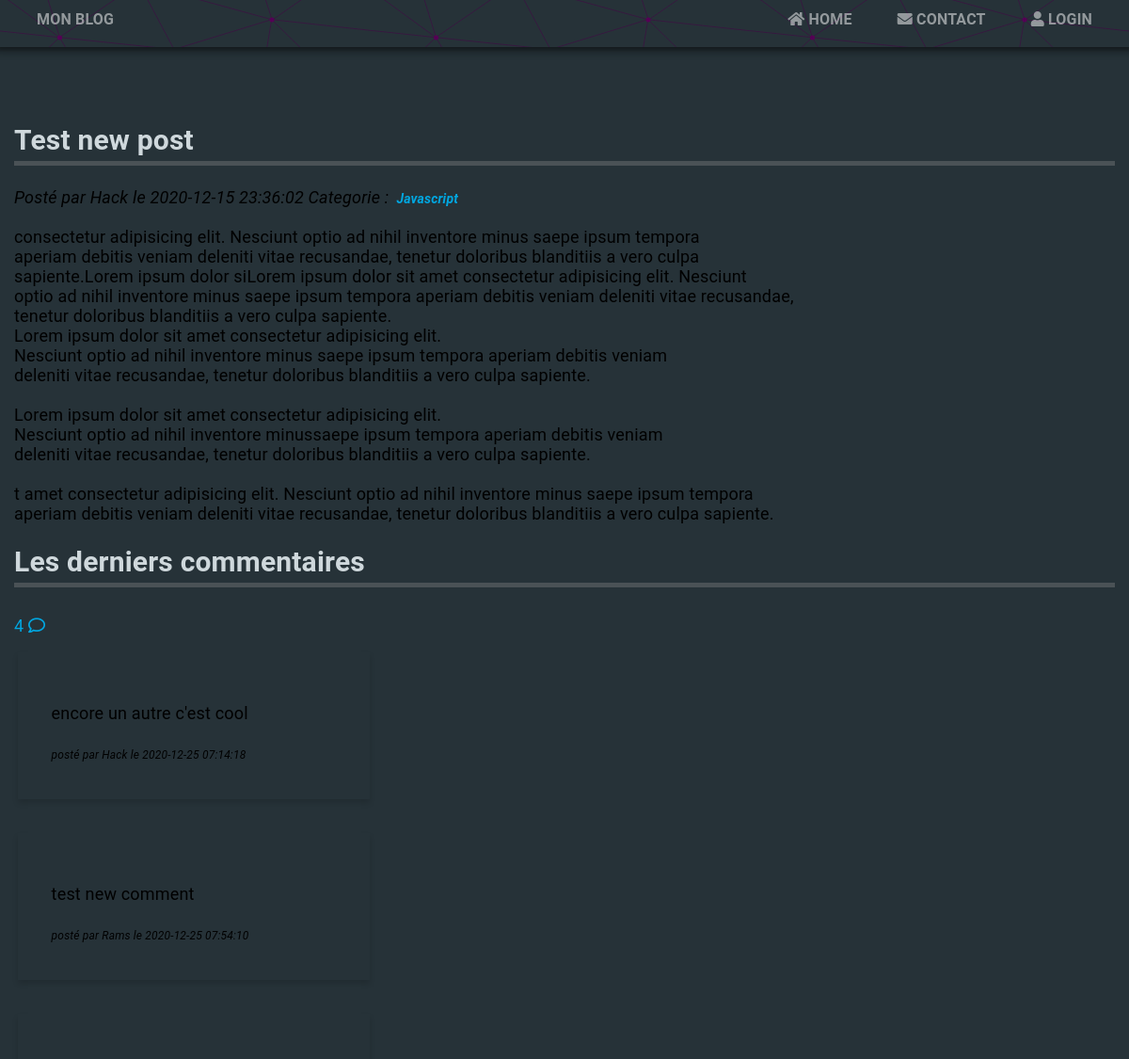
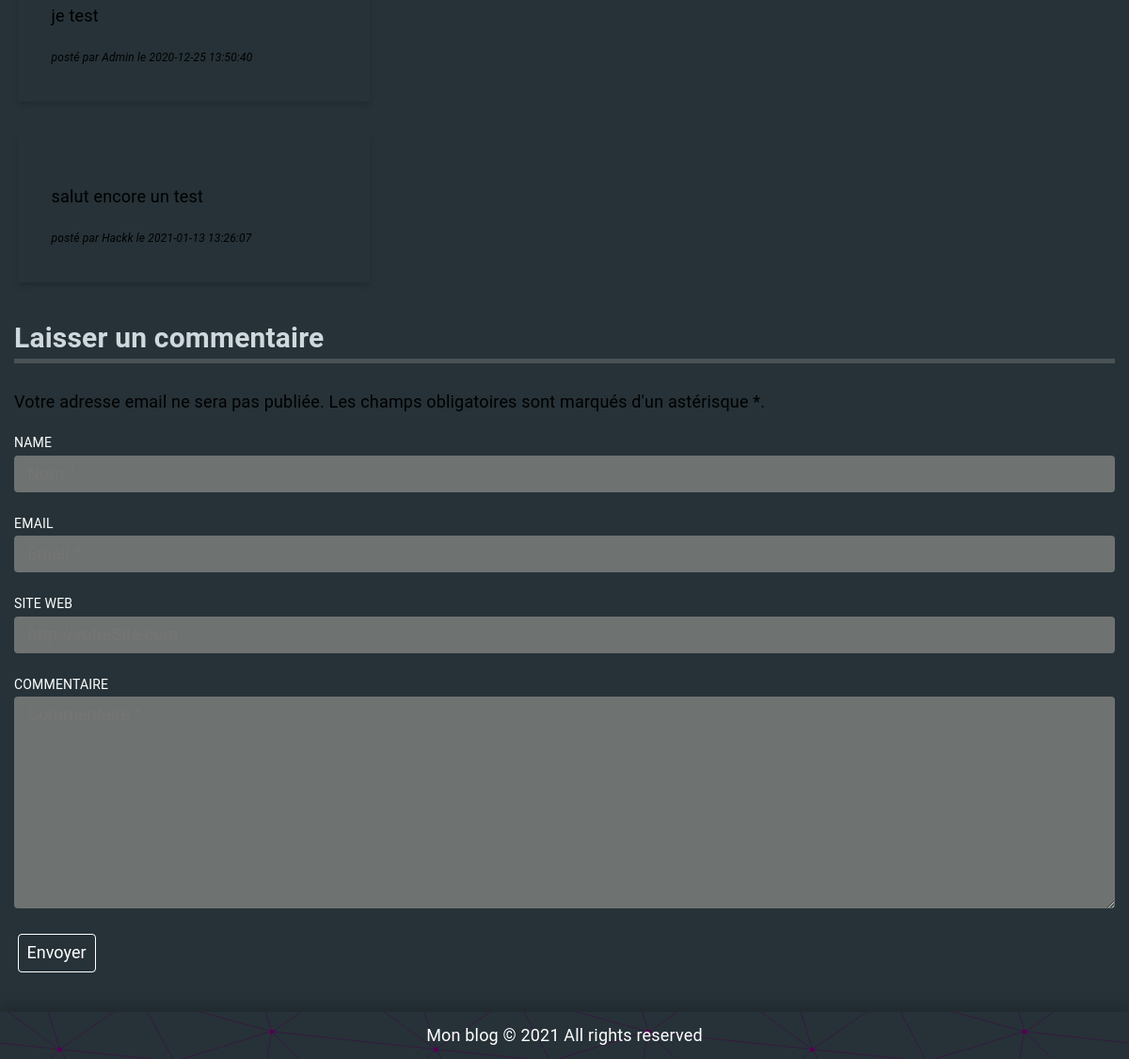
The page /showpost.php?id=106 on the database its author committed (2 pictures, top to bottom).
### tables this page shows
CREATE TABLE `posts` (
  `id` int(11) UNSIGNED NOT NULL,
  `title` varchar(100) NOT NULL,
  `content` text NOT NULL,
  `author_id` int(10) UNSIGNED NOT NULL,
  `category_id` int(10) UNSIGNED NOT NULL,
  `created` datetime NOT NULL,
  `updated` datetime DEFAULT NULL,
  `published` tinyint(4) DEFAULT NULL
);

CREATE TABLE `authors` (
  `id` int(11) UNSIGNED NOT NULL,
  `authorName` varchar(60) NOT NULL,
  `authorEmail` varchar(100) NOT NULL
);

CREATE TABLE `categories` (
  `id` int(11) UNSIGNED NOT NULL,
  `categoryName` varchar(50) NOT NULL
);

CREATE TABLE `comments` (
  `id` int(11) UNSIGNED NOT NULL,
  `name` varchar(60) NOT NULL,
  `content` text NOT NULL,
  `created` datetime NOT NULL,
  `updated` datetime DEFAULT NULL,
  `post_id` int(10) UNSIGNED NOT NULL,
  `email` varchar(100) NOT NULL,
  `ip` varchar(100) DEFAULT NULL,
  `url` varchar(200) DEFAULT NULL,
  `agent` varchar(255) DEFAULT NULL,
  `website` varchar(100) DEFAULT NULL,
  `approuved` tinyint(1) DEFAULT NULL
);

### inc/utils.php (called while the page is built, shortened)
<?php
function isAuthenticated()
{
    return isset($_SESSION['auth']) && $_SESSION['auth'] == true;
}
function validate(string $args)
{
    return htmlspecialchars($args, ENT_QUOTES, 'UTF-8');
}

### inc/DatabaseConnection.php (called while the page is built)
<?php
function getDatabase()
{
    try {
        $pdo = new PDO('mysql:host=localhost;dbname=project_blog;charset=utf8', 'root', 'root');
        $pdo->setAttribute(PDO::ATTR_ERRMODE, PDO::ERRMODE_EXCEPTION);
        $pdo->exec('SET NAMES "utf8"');
    } catch (\PDOException $e) {
        die('Error: ' . $e->getMessage());
    }
    return $pdo;
}

### showpost.php (the view, shortened to what this page needs)
<?php
include_once 'inc/utils.php';
include_once 'inc/DatabaseConnection.php';
$sql = 'SELECT posts.id, posts.title, posts.content,
        posts.author_id, posts.category_id, posts.created,
        authors.authorName,
        categories.categoryName
    FROM posts
    INNER JOIN authors
        ON posts.author_id = authors.id
    INNER JOIN categories
        ON posts.category_id = categories.id
    WHERE posts.id = :id
';
$statement = getDatabase()->prepare($sql);
$statement->bindParam(':id', $_GET['id'], PDO::PARAM_INT);
$statement->execute();
$post = $statement->fetch(PDO::FETCH_OBJ);
$sql = 'SELECT comments.id, comments.name, comments.content,
        comments.created, comments.updated, comments.post_id, comments.email,
        comments.ip, comments.url, comments.agent, comments.website
    FROM comments
    WHERE comments.post_id = :id
';
$statement = getDatabase()->prepare($sql);
$statement->bindValue(':id', $_GET['id'], PDO::PARAM_INT);
$statement->execute();
$comments = $statement->fetchAll(PDO::FETCH_OBJ);
$sql = 'SELECT COUNT(*) AS totalComments FROM comments WHERE post_id = :id';
$statement = getDatabase()->prepare($sql);
$statement->bindParam(':id',  $_GET['id'], PDO::PARAM_INT);
$statement->execute();
$result = $statement->fetch(PDO::FETCH_OBJ);
$totalPostComments = $result->totalComments;
?>
<!DOCTYPE html>
<html lang="fr">
<head>
    <link rel="stylesheet" href="https://use.fontawesome.com/releases/v5.11.2/css/all.css">
    <link rel="stylesheet" href="/css/normalize.css">
    <link rel="stylesheet" href="/css/style.css">
</head>
<body>
    <header>
        <section class="container">
            <div class="header-top">
                <a href="/">Mon blog</a>
                <nav>
                    <a href="/"><i class="fas fa-home"></i>&nbsp;Home</a>
                    <a href="/contact.php"><i class="fas fa-envelope"></i>&nbsp;Contact</a>
                    <?php if (isAuthenticated()): ?>
                        <a href="/dashboard.php"><i class="fas fa-toolbox"></i>&nbsp;Dashboard</a>
                        <a href="/logout.php"><i class="fas fa-user"></i>&nbsp;Logout</a>
                    <?php else: ?>
                        <a href="/login.php"><i class="fas fa-user"></i>&nbsp;Login</a>
                    <?php endif ?>
                </nav>
            </div>
        </section>
    </header>
    <main class="container">
        <h1><?= validate(ucfirst($post->title)) ?></h1>
        <em>
            Posté par <?= validate(ucfirst($post->authorName)) ?> le <?= $post->created ?>
            Categorie&nbsp;:
            <a href="/category.php?id=<?= intval($post->category_id) ?>">
                &nbsp;<?= validate(ucfirst($post->categoryName)) ?>
            </a>
        </em>
        <p><?= nl2br(validate($post->content)) ?></p>
        <h3>Les derniers commentaires</h3>
        <p class="total-comments"><?= $totalPostComments ?>&nbsp;<i class="far fa-comment"></i></p>
        <?php foreach ($comments as $comment): ?>
            <article class="card">
                <p><?= validate($comment->content) ?></p>
                <em>posté par <?= validate(ucfirst($comment->name)) ?> le <?= validate($comment->created) ?></em>
            </article>
        <?php endforeach ?>
        <h3>Laisser un commentaire</h3>
        <p>Votre adresse email ne sera pas publiée. Les champs obligatoires sont marqués d'un astérisque *.</p>
        <form action="" method="post">
            <label for="name">Name</label>
            <input type="text" id="name" name="name" placeholder="Nom *" data-help="Votre Nom">
            <label for="email">Email</label>
            <input type="email" id="email" name="email" placeholder="Email *" data-help="Votre Email">
            <label for="website">Site web</label>
            <input type="url" id="website" name="website" placeholder="http://votreSite.com" data-help="Votre Site Web">
            <label for="content">Commentaire</label>
            <textarea name="content" id="content" cols="30" rows="10" placeholder="Commentaire *" data-help="Votre Commentaire"></textarea>
            <input type="submit" value="Envoyer">
        </form>
    </main>
    <footer>
        <p>Mon blog &copy; <?= Date('Y') ?> All rights reserved</p>
    </footer>
</body>
</html>

### css/style.css (style rules this page uses)
:root { --bg-primary: #263238; --text-color: #000; --title-color: #cfd8dc; }
html { height: 100%; font-size: 62.5%; }
body { position: relative; min-height: 100%; padding-bottom: 3em; font-family: Roboto, Oxygen-Sans, Ubuntu, Cantarell, "Helvetica Neue", sans-serif; font-size: 1.8rem; letter-spacing: .01em; line-height: 1.5; background: var(--bg-primary); }
*, *::before, *::after { -webkit-box-sizing: border-box; -moz-box-sizing: border-box; -o-box-sizing: border-box; box-sizing: border-box; }
.container { margin: 0 auto; width: 100%; }
@media screen and (min-width: 768px) { .container { width: 750px; } }
@media (min-width: 992px) { .container { width: 970px; } }
@media (min-width: 1200px) { .container { width: 1170px; } }
header { position: fixed; top: 0; width: 100%; margin-bottom: 5em; min-height: 50px; box-shadow: 0 0 4px 2px rgba(0, 0, 0, .3), 0 0 4px 5px rgba(0, 0, 0, .2), 0 0 4px 10px rgba(0, 0, 0, .1); background-color: #263238; z-index: 999; }
.header-top { display: flex; justify-content: space-between; align-items: center; max-height: 50px; }
.header-top a { padding: 0.5em 1.5em; line-height: 25px; font-size: 1.6rem; text-transform: uppercase; color: rgba(255, 255, 255, 0.5); }
nav { display: flex; justify-content: center; }
a { font-size: 1.4rem; font-weight: bold; text-decoration: none; color: rgba(0, 167, 225, 1); transition: all .3s ease-in; }
h1, h2, h3 { margin-top: 0; font-size: 3rem; color: var(--title-color); border-bottom: 5px solid rgba(155, 155, 155, .3); }
p { font: normal 1.8rem 'Roboto', Helvetica, Arial, sans-serif; color: var(--text-color); }
main { padding-top: 7em; }
.total-comments { color:rgb(0, 167, 225); }
form { margin-bottom: 2em; }
label { display: inline-block; margin-bottom: .2em; font-size: 1.4rem; text-transform: uppercase; color: #fff; }
textarea { width: 100%; padding: .5em .8em; margin-bottom: 1em; border: none; border-radius: 4px; }
input[type=text], input[type=password], input[type=email], input[type=url], select, option, textarea { width: 100%; padding: .5em .8em; margin-bottom: 1em; outline: none; box-shadow: none; border: none; border-radius: 4px; background-color: rgba(110, 114, 113, 1); }
.btn, input[type=submit] { padding: .5em; margin: .1em .2em; background-color: transparent; color: white; border: 1px solid #fff; border-radius: 4px; cursor: pointer; }
.card { padding: 2em; margin: .2em; width: 100%; margin-bottom: 2em; box-shadow: 0 4px 6px 0 rgba(0, 0, 0, .14); transition: all .3s ease-in; }
.card em { font-size: 1.2rem; }
@media (min-width: 992px) { .card { padding: 2em; margin: .2em; max-width: 32%; margin-bottom: 2em; } }
footer { position: absolute; width: 100%; min-height: 50px; bottom: 0; background-color: #263238; box-shadow: 0 -4px 17px 1px rgba(0, 0, 0, 0.2); }
footer p { margin: 0; line-height: 50px; text-align: center; color: #fff; }

### rows shown on the page
posts: title "Test new post", author.authorName "Hack", created "2020-12-15 23:36:02", category.categoryName "Javascript", content "consectetur adipisicing elit. Nesciunt optio ad nihil inventore minus saepe ipsum tempora aperiam debitis veniam deleniti vitae recusandae, tenetur doloribus blanditiis a vero culpa sapiente.Lorem ipsum dolor siLorem ipsum dolor sit amet consectetur adipisicing elit. Nesciunt optio ad nihil inventore minus saepe ipsum tempora aperiam debitis veniam deleniti vitae recusandae, tenetur doloribus blanditiis a vero culpa sapiente. Lorem ipsum dolor sit amet consectetur adipisicing elit. Nesciunt optio ad nihil inventore minus saepe ipsum tempora aperiam debitis veniam deleniti vitae recusandae, tenetur doloribus blanditiis a vero culpa sapiente. Lorem ipsum dolor sit amet consectetur adipisicing…"
comments: content "encore un autre c'est cool", name "Hack", created "2020-12-25 07:14:18"
comments: content "test new comment", name "Rams", created "2020-12-25 07:54:10"
comments: content "je test", name "Admin", created "2020-12-25 13:50:40"
comments: content "salut encore un test", name "Hackk", created "2021-01-13 13:26:07"

### other values the page prints
$totalPostComments "4"
Date('Y') "2021"
